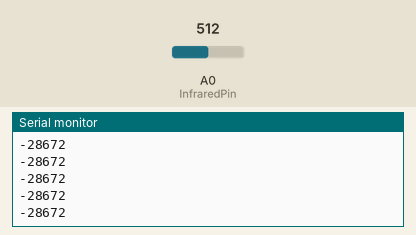
This sketch was run on a simulated Arduino Uno, built with avr-gcc and run on an emulated ATmega328P. Parts: the last lines printed to the serial monitor. The inputs (shaded band) are chosen by the test bench; at power-on: A0 (InfraredPin) = 512.

Above: at 1.2 s.
1.3 s: A0 (InfraredPin) set to 716
At 2.2 s:
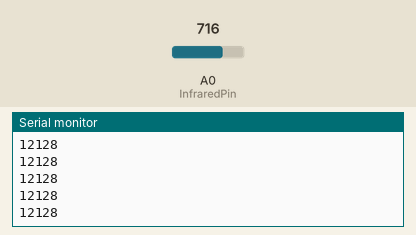
2.8 s: A0 (InfraredPin) set to 900
At 3.9 s:
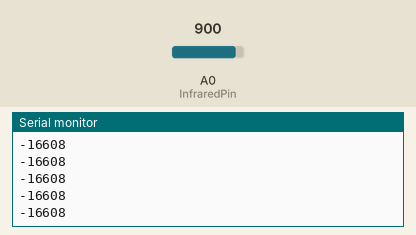
Timing chart, 0 to 5.8 s (numbered marks = the images above; inputs shaded):
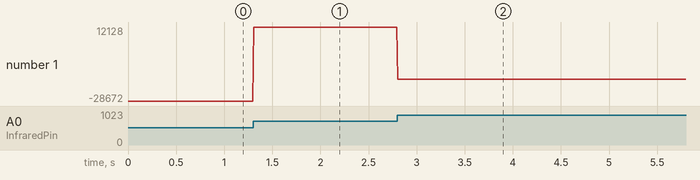

The sketch:

Infrared.ino
```cpp
int InfraredPin = A0;//红外检测分压点 RX-1
int MosPin= 0;//mos管，高电平开启 TX-1
int Infrared =0;
void setup() {
  pinMode(MosPin,OUTPUT);
  Serial.begin(9600);
}

void loop() {
  digitalWrite(MosPin,HIGH);//开启MOS管
  Infrared=analogRead(InfraredPin)*200;//读取红外值
  Serial.println(Infrared);
  delay(10);

}
```

Measured:
- after the input at 1.3 s, the serial monitor: prints a new line at once (image 1)
- after the input at 2.8 s, the serial monitor: prints a new line at once (image 2)
- plotted number 1: -28672 → 12128 after the input at 1.3 s, 12128 → -16608 after the input at 2.8 s
